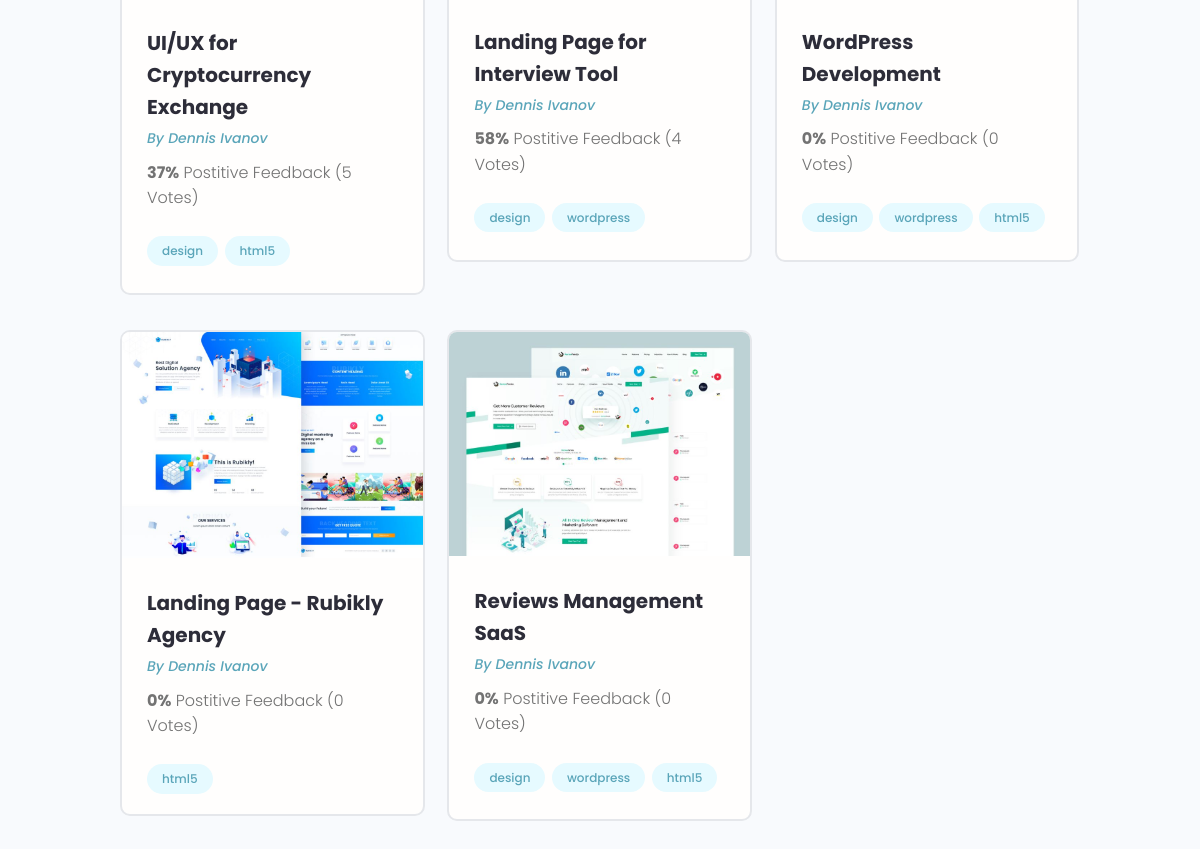
The app's page /projects/ (lower part), older data.
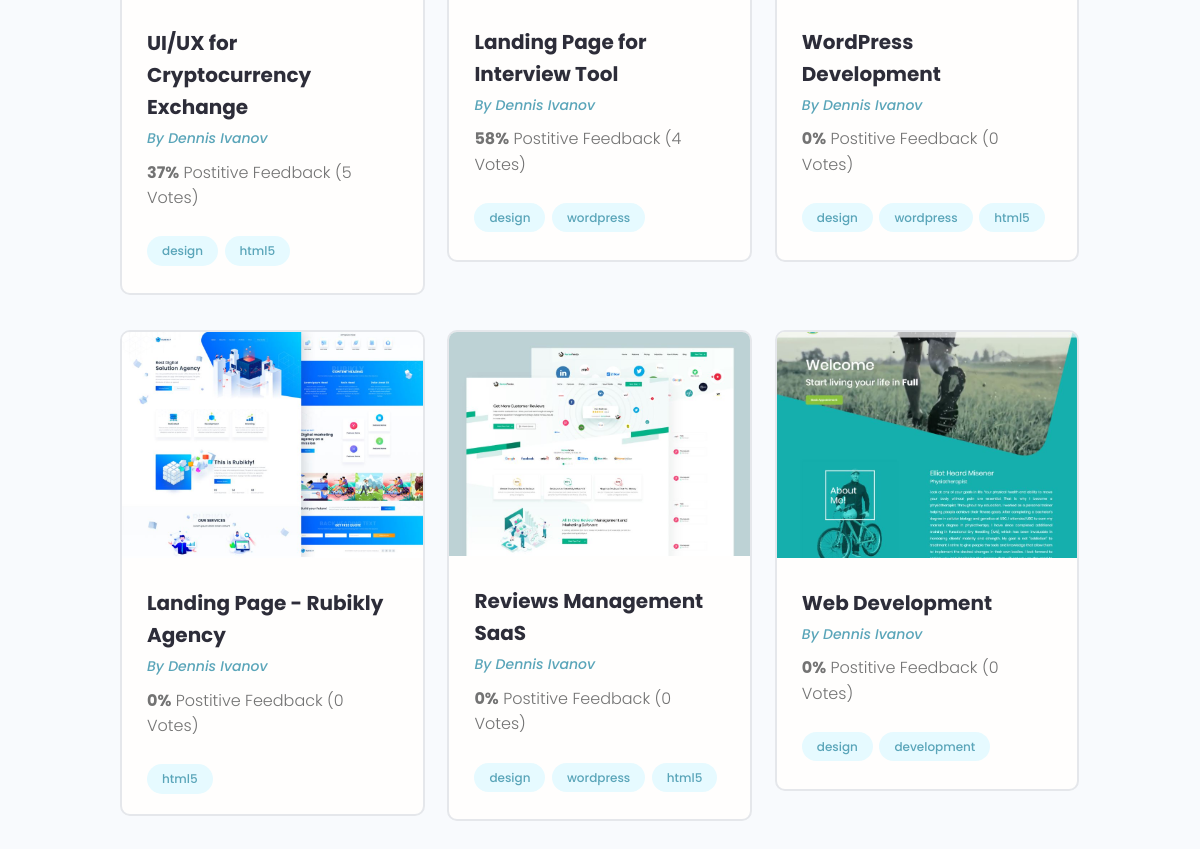
The same page, newer data.
### projects/models.py (models this page shows, shortened)
class Project(models.Model):
    owner = models.ForeignKey(Profile, on_delete=models.SET_NULL, null=True, blank=True)
    title = models.CharField(max_length=200) # Название самого какого то проекта
    description = models.TextField(null=True, blank=True) # Поле по больше(Пустое поле, по умолчанию null)
    featured_image = models.ImageField(null=True, blank=True, upload_to='projects/%Y/%m/%d/', default='default.jpg') # Поле для изображения, поле будет заполняться динамически. upload_to - указывает по какому пути будет загружаться изображение. default='default.jpg' не указываем путь к папке, значит она должна лежать в медиа.
    demo_link = models.CharField(max_length=2000, null=True, blank=True) # будет два перехода
    source_link = models.CharField(max_length=2000, null=True, blank=True)
    tags = models.ManyToManyField('Tag', blank=True)
    vote_total = models.IntegerField(default=0, null=True, blank=True) # для подсчёта кол-ва процентов
    vote_ratio = models.IntegerField(default=0, null=True, blank=True) # для подсчёта кол-ва
    created = models.DateTimeField(auto_now_add=True)  # Дата создания какого-то проекта.

class Tag(models.Model):
    name = models.CharField(max_length=200)
    created = models.DateTimeField(auto_now_add=True) # Дата создания тега
    def __str__(self):
        return self.name

### projects/views.py (the view)
# urls.py: path('projects/', include('projects.urls')),  # подключаем документ по пути, делаем главную страницу index.html
def projects(request):
    pr = Project.objects.all()
    context = {'projects': pr}
    return render(request, 'projects/projects.html', context)

### projects/templates/projects/projects.html (shortened to what this page needs)
{% extends 'projects/base.html' %}
{% block content %}
<main class="projects">
    <section class="projectsList">
        <div class="container">
            <div class="grid grid--three">
                {% for project in projects %}
                <div class="column">
                    <div class="card project">
                        <a href="{% url 'project' project.id %}" class="project">
                            <img class="project__thumbnail" src="{{ project.featured_image.url }}" alt="project thumbnail">
                            <div class="card__body">
                                <h3 class="project__title">{{ project.title }}</h3>
                                <p><a class="project__author" href="{% url 'project' project.id %}">By Dennis Ivanov</a></p>
                                <p class="project--rating">
                                    <span style="font-weight: bold;">{{ project.vote_total }}%</span> Postitive
                                    Feedback ({{ project.vote_ratio }} Vote{{ project.vote_ratio|pluralize:'s' }})
                                </p>
                                <div class="project__tags">
                                    {% for tag in project.tags.all %}
                                    <span class="tag tag--pill tag--main">
                                        <small>{{ tag }}</small>
                                    </span>
                                    {%endfor%}
                                </div>
                            </div>
                        </a>
                    </div>
                </div>
                {% endfor %}
            </div>
        </div>
    </section>
</main>
{% endblock %}

Row changes from the older to the newer data that the page shows:
added Project: featured_image (picture), title "Web Development", vote_total "0", vote_ratio "0", Tag (name "design")
now on this page (row unchanged): Tag: name "development", shown under "Web Development"
